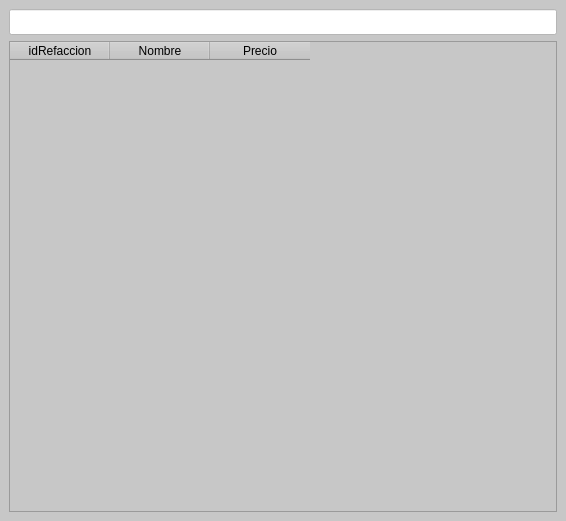
<?xml version="1.0" encoding="UTF-8"?>
<ui version="4.0">
 <class>MainWindow</class>
 <widget class="QMainWindow" name="MainWindow">
  <property name="geometry">
   <rect>
    <x>0</x>
    <y>0</y>
    <width>566</width>
    <height>521</height>
   </rect>
  </property>
  <property name="windowTitle">
   <string>Productos</string>
  </property>
  <property name="styleSheet">
   <string notr="true">background-color: rgb(199, 199, 199);</string>
  </property>
  <widget class="QWidget" name="centralwidget">
   <layout class="QGridLayout" name="gridLayout">
    <item row="0" column="0">
     <widget class="QLineEdit" name="lineEdit">
      <property name="font">
       <font>
        <family>ITC Avant Garde Std Bk Cn</family>
        <pointsize>10</pointsize>
       </font>
      </property>
      <property name="styleSheet">
       <string notr="true">background-color: rgb(255, 255, 255);
</string>
      </property>
      <property name="frame">
       <bool>true</bool>
      </property>
     </widget>
    </item>
    <item row="1" column="0">
     <widget class="QTableWidget" name="tableWidget">
      <property name="editTriggers">
       <set>QAbstractItemView::NoEditTriggers</set>
      </property>
      <column>
       <property name="text">
        <string>idRefaccion</string>
       </property>
       <property name="textAlignment">
        <set>AlignCenter</set>
       </property>
      </column>
      <column>
       <property name="text">
        <string>Nombre</string>
       </property>
       <property name="textAlignment">
        <set>AlignCenter</set>
       </property>
      </column>
      <column>
       <property name="text">
        <string>Precio</string>
       </property>
       <property name="textAlignment">
        <set>AlignCenter</set>
       </property>
      </column>
     </widget>
    </item>
   </layout>
  </widget>
 </widget>
 <resources/>
 <connections/>
</ui>
